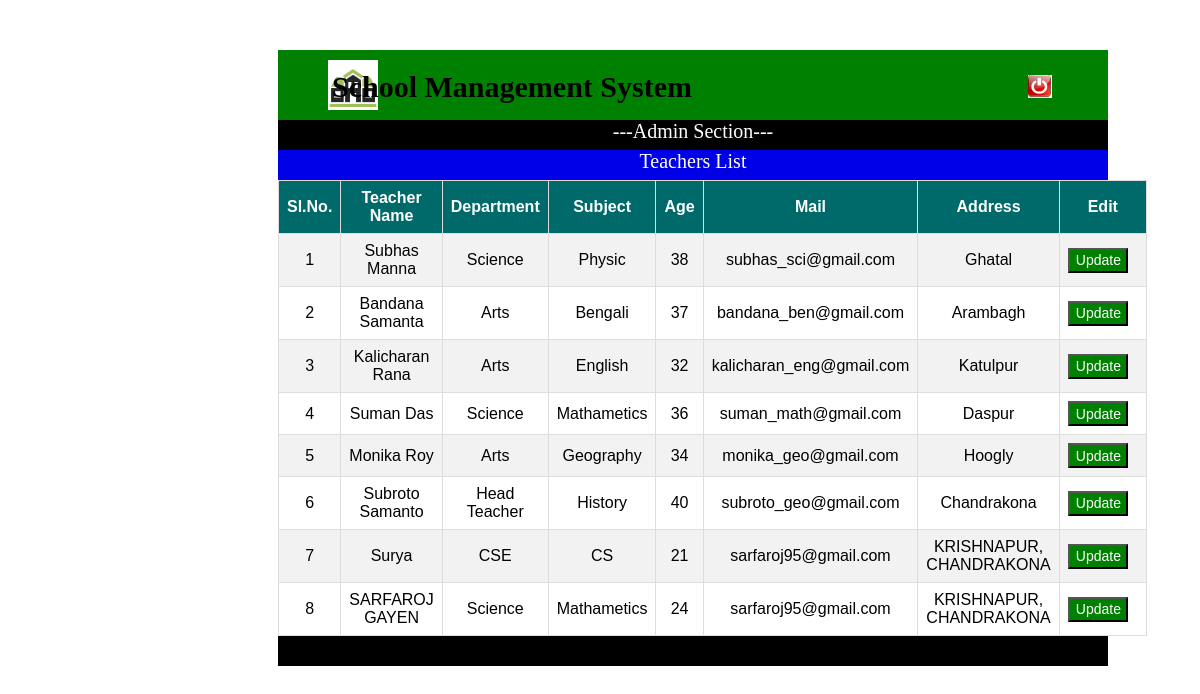
Page /admin_teacher_show.php on the committed database.
### tables this page shows
CREATE TABLE `t_reg` (
  `id` int(11) NOT NULL,
  `name` varchar(255) NOT NULL,
  `tdeperment` varchar(255) NOT NULL,
  `tsubject` varchar(255) NOT NULL,
  `sex` varchar(255) NOT NULL,
  `age` varchar(255) NOT NULL,
  `mail` varchar(255) NOT NULL,
  `pass` varchar(255) NOT NULL,
  `address` varchar(255) NOT NULL
);

### admin_teacher_show.php (the view, shortened to what this page needs)
<!DOCTYPE html>
<html>
<head>
  <link rel="stylesheet" type="text/css" href="">
  <link rel="stylesheet" type="text/css" href="button2.css">
</head>
<body class="back">
  <div class="header">
  <div class="header_logo"><a href="admin_profile.php"> <img src="slicon.png" style="width: 50px; height: 50px; margin-top: 10px;"></a></div>
  <div class="header_beack"> <a href="logout_add.php"><img src="logouts.png" style="margin-left: 650px; margin-top: 25px;"></a></div>
  </div>
  <div class="header_name">School Management System</div>
  <div class="admin"> ---Admin Section---</div>
  <div class="hd">Teachers List</div>
<div class="fm">
<table id="customers">
  <tr>
    <th>Sl.No.</th>
    <th>Teacher Name</th>
    <th>Department</th>
    <th>Subject</th>
    <th>Age</th>
    <th>Mail</th>
    <th>Address</th>
    <th>Edit</th>
  </tr>
  <?php
include "connection.php";
$qer=mysqli_query($conn,"select * from t_reg ");
$c='1';
while($res=mysqli_fetch_assoc($qer))
{
?>
<tr>
  <td class="tdh" style="width: 10px;"><?php echo $c++;?></td>
   <td class="tdh"><?php echo $res['name'];  ?></td>
    <td class="tdh"><?php echo $res['tdeperment'];  ?></td>
     <td class="tdh"><?php echo $res['tsubject'];  ?></td>
      <td class="tdh"><?php echo $res['age'];  ?></td>
      <td class="tdh"><?php echo $res['mail'];  ?></td>
      <td class="tdh"><?php echo $res['address'];  ?></td>
      <td style="text-align: center;">
        <a href="admin_teacher_update.php?id=<?php echo $res['id']; ?>">
        <input type="button" name="" value="Update" class="tdb"></a></td>
</tr>
   <?php } ?>
</table>
</div>
         <div class="admin"></div>
</body>
</html>

### admin_teacher_show.php (style rules this page uses)
.header { height: 70px; width: 830px; background-color: green; margin-left: 270px; margin-top: 50px; }
.header_logo { float: left; margin-left: 50px; }
.header_name { float: right; font-size: 30px; margin-top: -50px; margin-right: 500px; font-weight: bold; }
.admin { height: 30px; width: 830px; background: black; margin-left: 270px; color: white; font-size: 20px; text-align: center; }
.hd { height: 30px; width: 830px; background: #0000e8; margin-left: 270px; color: white; font-size: 20px; text-align: center; }
#customers { font-family: "Trebuchet MS", Arial, Helvetica, sans-serif; border-collapse: collapse; width: 100%; }
#customers td, #customers th { border: 1px solid #ddd; padding: 8px; }
#customers tr:nth-child(even) { background-color: #f2f2f2; }
#customers th { padding-top: 8px; padding-bottom: 8px; text-align: center; background-color: #006a6a; color: white; width: 20px; }
.fm { width: 0px; margin-left: 270px; }
.tdh { text-align: center; }
.tdb { text-align: center; height: 25px; width: 60px; font-size: 14px; cursor: pointer; background-color: green; color: white; margin-right: 10px; }

### rows in the picture
t_reg: name "Subhas Manna", tdeperment "Science", tsubject "Physic", age "38", mail "subhas_sci@gmail.com", address "Ghatal"
t_reg: name "Bandana Samanta", tdeperment "Arts", tsubject "Bengali", age "37", mail "bandana_ben@gmail.com", address "Arambagh"
t_reg: name "Kalicharan Rana", tdeperment "Arts", tsubject "English", age "32", mail "kalicharan_eng@gmail.com", address "Katulpur"
t_reg: name "Suman Das", tdeperment "Science", tsubject "Mathametics", age "36", mail "suman_math@gmail.com", address "Daspur"
t_reg: name "Monika Roy", tdeperment "Arts", tsubject "Geography", age "34", mail "monika_geo@gmail.com", address "Hoogly"
t_reg: name "Subroto Samanto", tdeperment "Head Teacher", tsubject "History", age "40", mail "subroto_geo@gmail.com", address "Chandrakona"
t_reg: name "Surya", tdeperment "CSE", tsubject "CS", age "21", mail "sarfaroj95@gmail.com", address "KRISHNAPUR, CHANDRAKONA"
t_reg: name "SARFAROJ GAYEN", tdeperment "Science", tsubject "Mathametics", age "24", mail "sarfaroj95@gmail.com", address "KRISHNAPUR, CHANDRAKONA"
